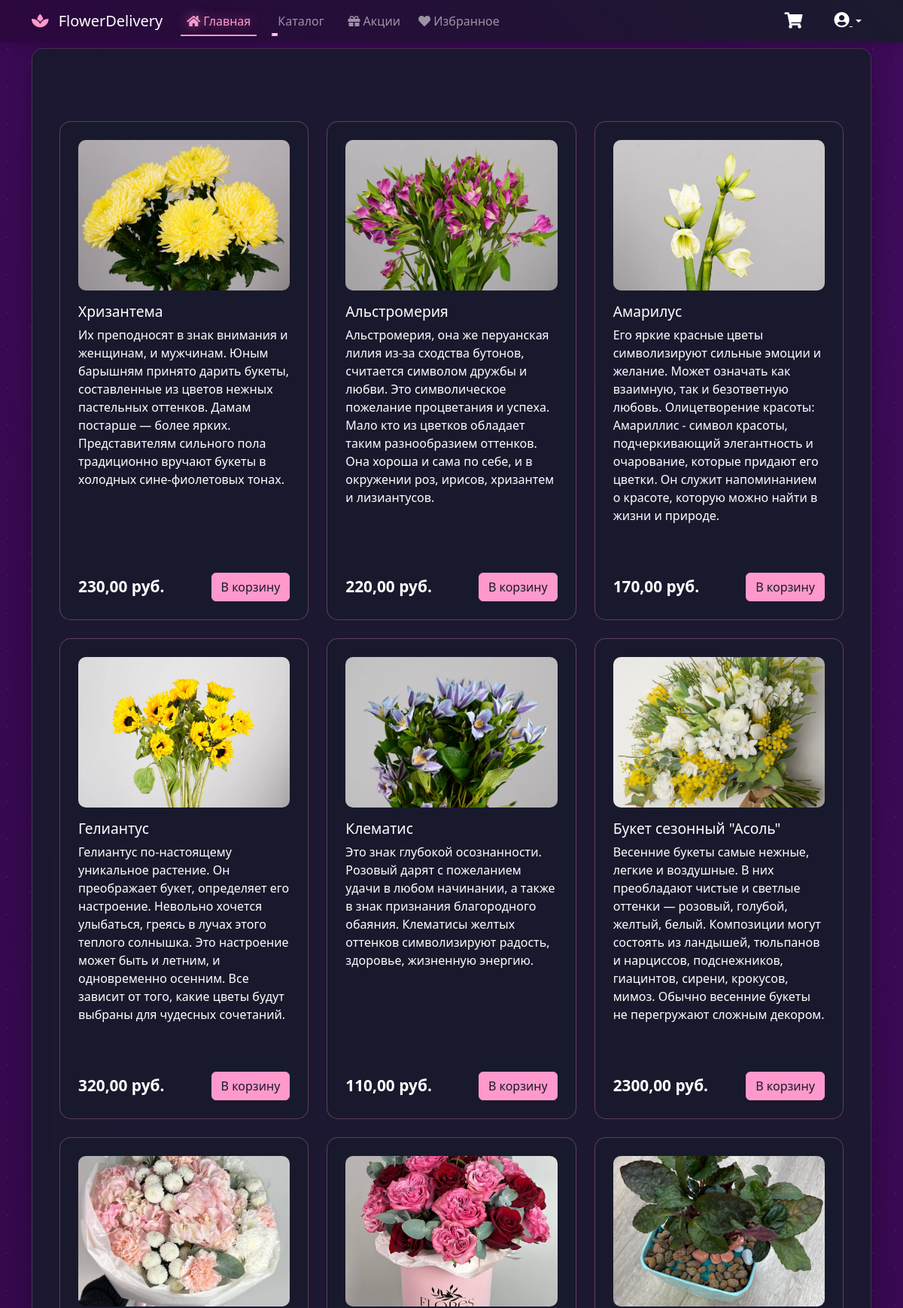
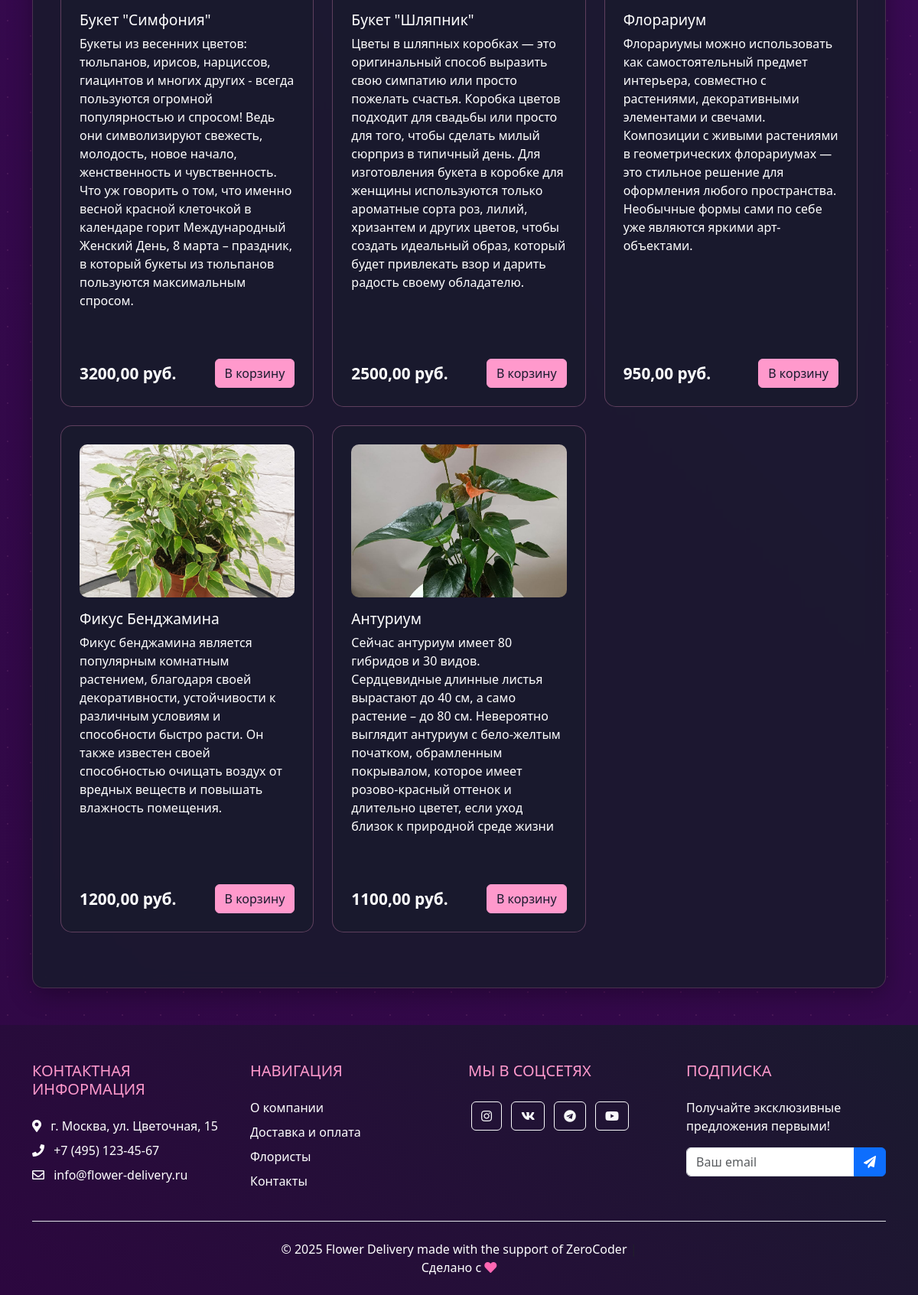
The app's page /catalog_flowers/ with its own data (2 pictures, top to bottom).
### flower_app/models.py (models this page shows)
class Product(models.Model):
    CATEGORY_CHOICES = [
        ('product', 'Свежие цветы'),
        ('bouquet', 'Букеты'),
        ('gorshok', 'Комнатные цветы'),
    ]
    category = models.CharField(
        max_length=10,
        choices=CATEGORY_CHOICES,
        default='product'
    )
    name = models.CharField(max_length=100)
    price = models.DecimalField(max_digits=6, decimal_places=2)
    description = models.TextField()
    image = models.ImageField(upload_to='products/')

### flower_app/views.py (the view)
# urls.py: path('catalog_flowers/', catalog_flowers, name='catalog_flowers'),
def catalog_flowers(request):
    products = Product.objects.all()
    return render(request, 'flower_app/catalog_flowers.html', {'products': products})

### flower_app/context_processors.py (called while the page is built)
def favorites(request):
    if request.user.is_authenticated:
        return {
            'user_favorites': Favorite.objects.filter(user=request.user).values_list('product_id', flat=True)
        }
    return {}

### flower_app/templates/flower_app/catalog_flowers.html (shortened to what this page needs)
{% extends 'flower_app/base.html' %}
{% block content %}
<div class="container py-5">
    <div class="row row-cols-1 row-cols-md-2 row-cols-lg-3 g-4">
        {% for product in products %}
        <div class="col-lg-4 col-md-6">
            <div class="product-card">
                <img src="{{ product.image.url }}" class="product-image" alt="{{ product.name }}">
                <div class="card-body">
                    <h5 class="product-title">{{ product.name }}</h5>
                    <p class="card-text">{{ product.description }}</p>
                    <div class="price-action-row">
                        <span class="product-price">{{ product.price }} руб.</span>
                        <a href="#" class="btn btn-custom">В корзину</a>
                    </div>
                </div>
            </div>
        </div>
        {% empty %}
        <p class="text-white">Товаров в этой категории пока нет.</p>
        {% endfor %}
    </div>
</div>
{% endblock %}

### flower_app/templates/flower_app/base.html (style rules this page uses)
body { background: linear-gradient( 45deg, #1a1a2e, #2c073f, #4a0e6d ); background-size: 400% 400%; animation: gradientBG 25s ease infinite; min-height: 100vh; color: #fff; }
body::before { content: ''; position: fixed; top: 0; left: 0; width: 100%; height: 100%; background: radial-gradient(circle at 20% 30%, rgba(255, 153, 204, 0.1) 1px, transparent 1px), radial-gradient(circle at 80% 70%, rgba(255, 102, 179, 0.1) 1px, transparent 1px); background-size: 50px 50px; z-index: -1; pointer-events: none; }

### flower_app/templates/flower_app/catalog_flowers.html (style rules this page uses)
.product-card { background: rgba(26, 26, 46, 0.9); border: 1px solid rgba(255, 153, 204, 0.3); border-radius: 15px; padding: 1.5rem; margin-bottom: 2rem; transition: transform 0.3s ease; height: 100%; display: flex; flex-direction: column; color: white; position: relative; }
.product-image { width: 100%; height: 200px; object-fit: cover; border-radius: 10px; margin-bottom: 1rem; }
.card-body { flex-grow: 1; display: flex; flex-direction: column; }
.product-title { font-size: 1.2rem; margin-bottom: 0.5rem; }
.card-text { margin-bottom: 1rem; }
.price-action-row { display: flex; justify-content: space-between; align-items: center; margin-top: auto; padding-top: 1rem; }
.product-price { font-weight: bold; font-size: 1.3rem; }
.btn-custom { background-color: #ff99cc; border-color: #ff99cc; color: #1a1a2e; white-space: nowrap; }

### records on screen
Product: image (picture), name "Хризантема", description "Их преподносят в знак внимания и женщинам, и мужчинам. Юным барышням принято дарить букеты, составленные из цветов нежных пастельных оттенков. Дамам постарше — более ярких. Представителям сильного пола традиционно вручают букеты в холодных сине-фиолетовых тонах.", price "230,00"
Product: image (picture), name "Альстромерия", description "Альстромерия, она же перуанская лилия из-за сходства бутонов, считается символом дружбы и любви. Это символическое пожелание процветания и успеха. Мало кто из цветков обладает таким разнообразием оттенков. Она хороша и сама по себе, и в окружении роз, ирисов, хризантем и лизиантусов.", price "220,00"
Product: image (picture), name "Амарилус", description "Его яркие красные цветы символизируют сильные эмоции и желание. Может означать как взаимную, так и безответную любовь. Олицетворение красоты: Амариллис - символ красоты, подчеркивающий элегантность и очарование, которые придают его цветки. Он служит напоминанием о красоте, которую можно найти в жизни и природе.", price "170,00"
Product: image (picture), name "Гелиантус", description "Гелиантус по-настоящему уникальное растение. Он преображает букет, определяет его настроение. Невольно хочется улыбаться, греясь в лучах этого теплого солнышка. Это настроение может быть и летним, и одновременно осенним. Все зависит от того, какие цветы будут выбраны для чудесных сочетаний.", price "320,00"
Product: image (picture), name "Клематис", description "Это знак глубокой осознанности. Розовый дарят с пожеланием удачи в любом начинании, а также в знак признания благородного обаяния. Клематисы желтых оттенков символизируют радость, здоровье, жизненную энергию.", price "110,00"
Product: image (picture), name "Букет сезонный \"Асоль\"", description "Весенние букеты самые нежные, легкие и воздушные. В них преобладают чистые и светлые оттенки — розовый, голубой, желтый, белый. Композиции могут состоять из ландышей, тюльпанов и нарциссов, подснежников, гиацинтов, сирени, крокусов, мимоз. Обычно весенние букеты не перегружают сложным декором.", price "2300,00"
Product: image (picture), name "Букет \"Симфония\"", description "Букеты из весенних цветов: тюльпанов, ирисов, нарциссов, гиацинтов и многих других - всегда пользуются огромной популярностью и спросом! Ведь они символизируют свежесть, молодость, новое начало, женственность и чувственность. Что уж говорить о том, что именно весной красной клеточкой в календаре горит Международный Женский День, 8 марта – праздник, в который букеты из тюльпанов пользуются максимальным спросом.", price "3200,00"
Product: image (picture), name "Букет \"Шляпник\"", description "Цветы в шляпных коробках — это оригинальный способ выразить свою симпатию или просто пожелать счастья. Коробка цветов подходит для свадьбы или просто для того, чтобы сделать милый сюрприз в типичный день. Для изготовления букета в коробке для женщины используются только ароматные сорта роз, лилий, хризантем и других цветов, чтобы создать идеальный образ, который будет привлекать взор и дарить радость своему обладателю.", price "2500,00"
Product: image (picture), name "Флорариум", description "Флорариумы можно использовать как самостоятельный предмет интерьера, совместно с растениями, декоративными элементами и свечами. Композиции с живыми растениями в геометрических флорариумах — это стильное решение для оформления любого пространства. Необычные формы сами по себе уже являются яркими арт-объектами.", price "950,00"
Product: image (picture), name "Фикус Бенджамина", description "Фикус бенджамина является популярным комнатным растением, благодаря своей декоративности, устойчивости к различным условиям и способности быстро расти. Он также известен своей способностью очищать воздух от вредных веществ и повышать влажность помещения.", price "1200,00"
Product: image (picture), name "Антуриум", description "Сейчас антуриум имеет 80 гибридов и 30 видов. Сердцевидные длинные листья вырастают до 40 см, а само растение – до 80 см. Невероятно выглядит антуриум с бело-желтым початком, обрамленным покрывалом, которое имеет розово-красный оттенок и длительно цветет, если уход близок к природной среде жизни", price "1100,00"
